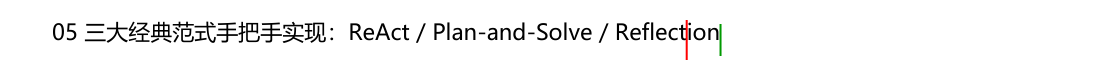

Source code (Python):
# -*- coding: utf-8 -*-
import fitz
f = fitz.Font(fontfile='C:/Windows/Fonts/msyh.ttc')
samples = [
    '05 三大经典范式手把手实现：ReAct / Plan-and-Solve / Reflection',
    '07 主流框架产品化评测：LangGraph / AutoGen / AgentScope',
    'Part 1 · 认知重建',
    '00 前言',
]
for s in samples:
    print(repr(s), '-> text_length=', f.text_length(s, fontsize=11))

# 实测：插入并渲染看是否与text_length吻合
doc = fitz.open()
page = doc.new_page(width=595, height=842)
page.insert_font(fontname='F0', fontfile='C:/Windows/Fonts/msyh.ttc')
x0 = 66
page.insert_text((x0, 100), samples[0], fontsize=11, fontname='F0')
page.draw_line((x0 + 317.37, 90), (x0 + 317.37, 110), color=(1, 0, 0))  # 标记旧字体算出的宽度位置
tl = f.text_length(samples[0], fontsize=11)
page.draw_line((x0 + tl, 92), (x0 + tl, 108), color=(0, 0.6, 0))  # 标记新字体算出的宽度位置
doc.save('_qa_textlen2.pdf')
d = fitz.open('_qa_textlen2.pdf')
d[0].get_pixmap(matrix=fitz.Matrix(2, 2), clip=fitz.Rect(40, 80, 595, 120)).save('_qa_textlen2.png')
print('saved, new tl=', tl)
